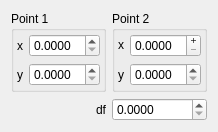
                        <widget class="QWidget" name="sfu3PPts">
                         <attribute name="title">
                          <string>Points</string>
                         </attribute>
                         <layout class="QGridLayout" name="gridLayout_20">
                          <item row="0" column="0">
                           <layout class="QGridLayout" name="gridLayout_19">
                            <item row="0" column="0">
                             <widget class="QGroupBox" name="sfu3PPt1Group">
                              <property name="title">
                               <string>Point 1</string>
                              </property>
                              <layout class="QGridLayout" name="gridLayout_50">
                               <property name="margin">
                                <number>3</number>
                               </property>
                               <item row="0" column="0">
                                <layout class="QGridLayout" name="gridLayout_21">
                                 <item row="0" column="0">
                                  <widget class="QLabel" name="sfu3PPt1XLabel">
                                   <property name="text">
                                    <string>x</string>
                                   </property>
                                   <property name="alignment">
                                    <set>Qt::AlignRight|Qt::AlignTrailing|Qt::AlignVCenter</set>
                                   </property>
                                  </widget>
                                 </item>
                                 <item row="0" column="1">
                                  <widget class="QDoubleSpinBox" name="sfu3PPt1XDSpin">
                                   <property name="sizePolicy">
                                    <sizepolicy hsizetype="MinimumExpanding" vsizetype="Fixed">
                                     <horstretch>0</horstretch>
                                     <verstretch>0</verstretch>
                                    </sizepolicy>
                                   </property>
                                   <property name="toolTip">
                                    <string extracomment="comment blah"/>
                                   </property>
                                   <property name="decimals">
                                    <number>4</number>
                                   </property>
                                  </widget>
                                 </item>
                                 <item row="1" column="0">
                                  <widget class="QLabel" name="sfu3PPt1YLabel">
                                   <property name="text">
                                    <string>y</string>
                                   </property>
                                   <property name="alignment">
                                    <set>Qt::AlignRight|Qt::AlignTrailing|Qt::AlignVCenter</set>
                                   </property>
                                  </widget>
                                 </item>
                                 <item row="1" column="1">
                                  <widget class="QDoubleSpinBox" name="sfu3PPt1YDSpin">
                                   <property name="sizePolicy">
                                    <sizepolicy hsizetype="Preferred" vsizetype="Fixed">
                                     <horstretch>0</horstretch>
                                     <verstretch>0</verstretch>
                                    </sizepolicy>
                                   </property>
                                   <property name="toolTip">
                                    <string/>
                                   </property>
                                   <property name="decimals">
                                    <number>4</number>
                                   </property>
                                  </widget>
                                 </item>
                                </layout>
                               </item>
                              </layout>
                             </widget>
                            </item>
                            <item row="0" column="1">
                             <widget class="QGroupBox" name="sfu3PPt2Group">
                              <property name="title">
                               <string>Point 2</string>
                              </property>
                              <layout class="QGridLayout" name="gridLayout_49">
                               <property name="margin">
                                <number>3</number>
                               </property>
                               <item row="0" column="0">
                                <layout class="QGridLayout" name="gridLayout_22">
                                 <item row="0" column="0">
                                  <widget class="QLabel" name="sfu3PPt2XLabel">
                                   <property name="sizePolicy">
                                    <sizepolicy hsizetype="Preferred" vsizetype="Fixed">
                                     <horstretch>0</horstretch>
                                     <verstretch>0</verstretch>
                                    </sizepolicy>
                                   </property>
                                   <property name="text">
                                    <string>x</string>
                                   </property>
                                   <property name="alignment">
                                    <set>Qt::AlignRight|Qt::AlignTrailing|Qt::AlignVCenter</set>
                                   </property>
                                  </widget>
                                 </item>
                                 <item row="0" column="1">
                                  <widget class="QDoubleSpinBox" name="sfu3PPt2XDSpin">
                                   <property name="sizePolicy">
                                    <sizepolicy hsizetype="MinimumExpanding" vsizetype="Fixed">
                                     <horstretch>0</horstretch>
                                     <verstretch>0</verstretch>
                                    </sizepolicy>
                                   </property>
                                   <property name="toolTip">
                                    <string extracomment="comment blah"/>
                                   </property>
                                   <property name="buttonSymbols">
                                    <enum>QAbstractSpinBox::PlusMinus</enum>
                                   </property>
                                   <property name="decimals">
                                    <number>4</number>
                                   </property>
                                  </widget>
                                 </item>
                                 <item row="1" column="0">
                                  <widget class="QLabel" name="sfu3PPt2YLabel">
                                   <property name="text">
                                    <string>y</string>
                                   </property>
                                   <property name="alignment">
                                    <set>Qt::AlignRight|Qt::AlignTrailing|Qt::AlignVCenter</set>
                                   </property>
                                  </widget>
                                 </item>
                                 <item row="1" column="1">
                                  <widget class="QDoubleSpinBox" name="sfu3PPt2YDSpin">
                                   <property name="toolTip">
                                    <string/>
                                   </property>
                                   <property name="decimals">
                                    <number>4</number>
                                   </property>
                                  </widget>
                                 </item>
                                </layout>
                               </item>
                              </layout>
                             </widget>
                            </item>
                            <item row="1" column="0">
                             <widget class="QLabel" name="sfu3PPtsDfLabel">
                              <property name="text">
                               <string>df</string>
                              </property>
                              <property name="alignment">
                               <set>Qt::AlignRight|Qt::AlignTrailing|Qt::AlignVCenter</set>
                              </property>
                             </widget>
                            </item>
                            <item row="1" column="1">
                             <widget class="QDoubleSpinBox" name="sfu3PPtsDfDSpin">
                              <property name="decimals">
                               <number>4</number>
                              </property>
                             </widget>
                            </item>
                           </layout>
                          </item>
                         </layout>
                        </widget>
